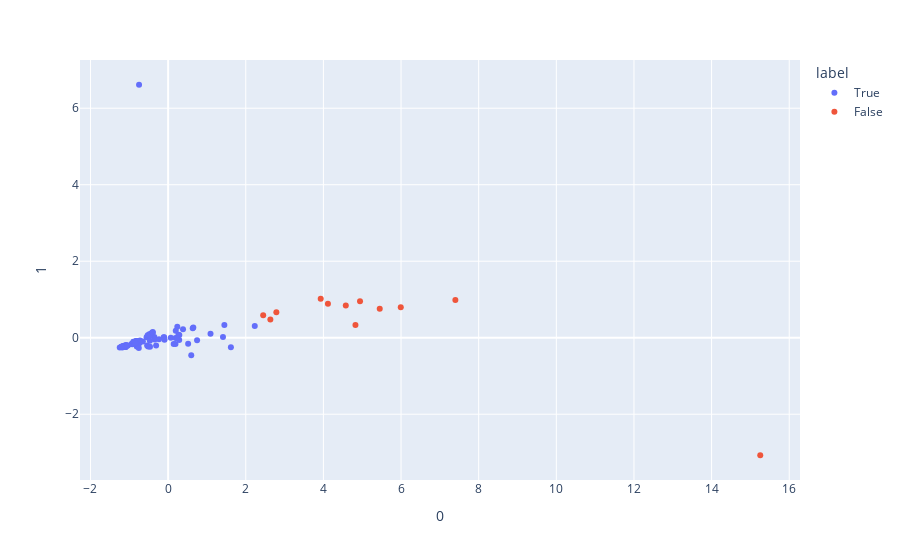

Here is the notebook cell this chart was saved with:
### Code cell
px.scatter(pca_df, x = 0, y=1, color='label')
